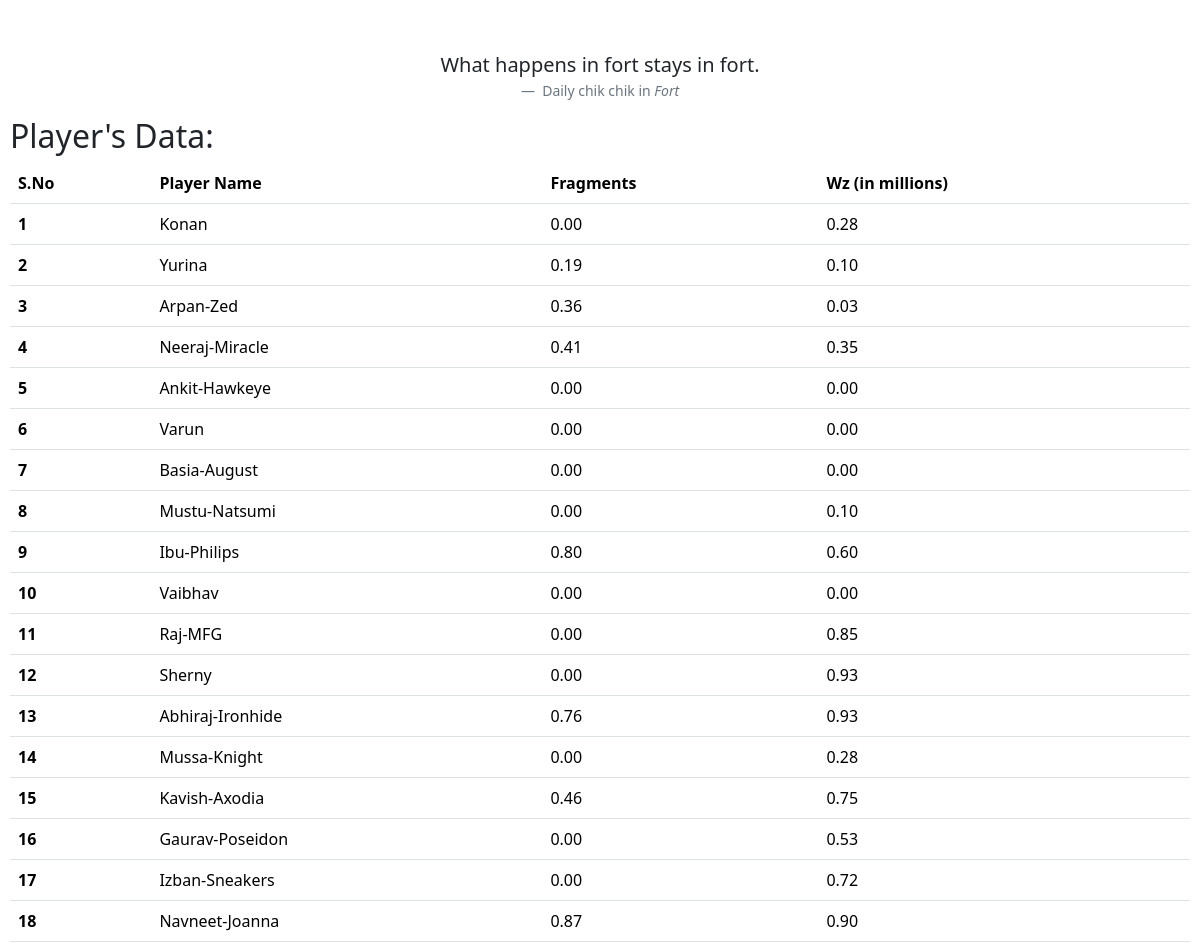
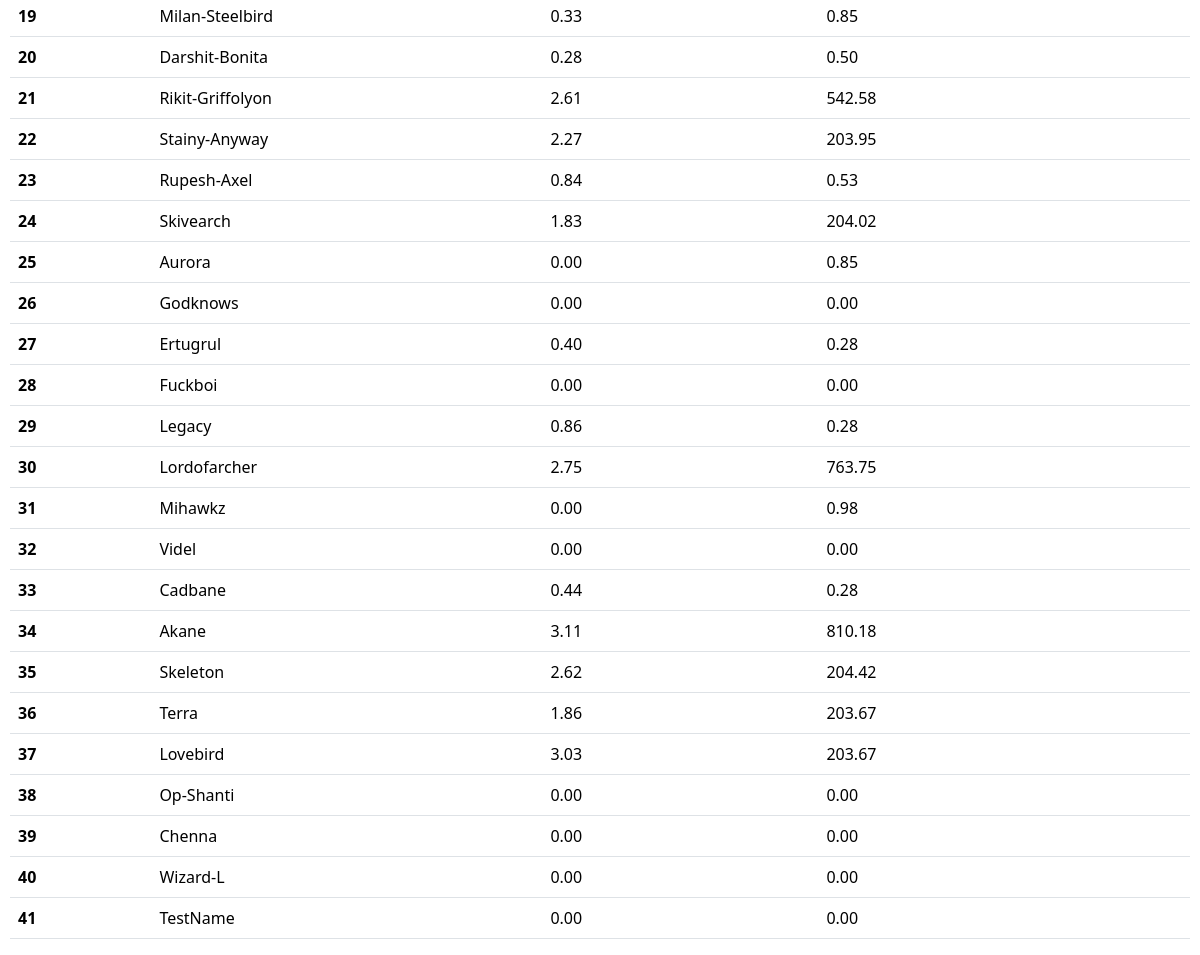
The page /info/ on the database as committed earlier (2 pictures, top to bottom).
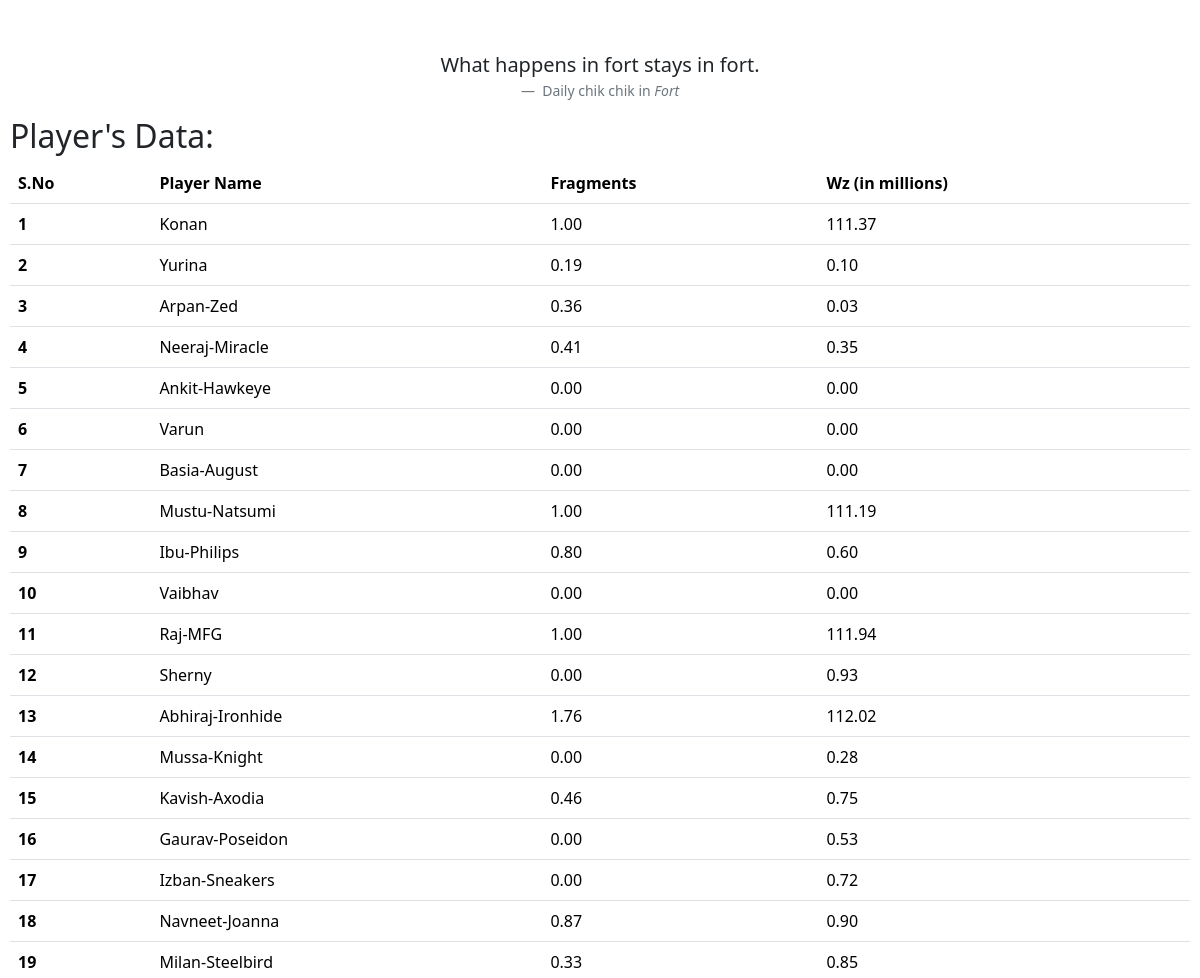
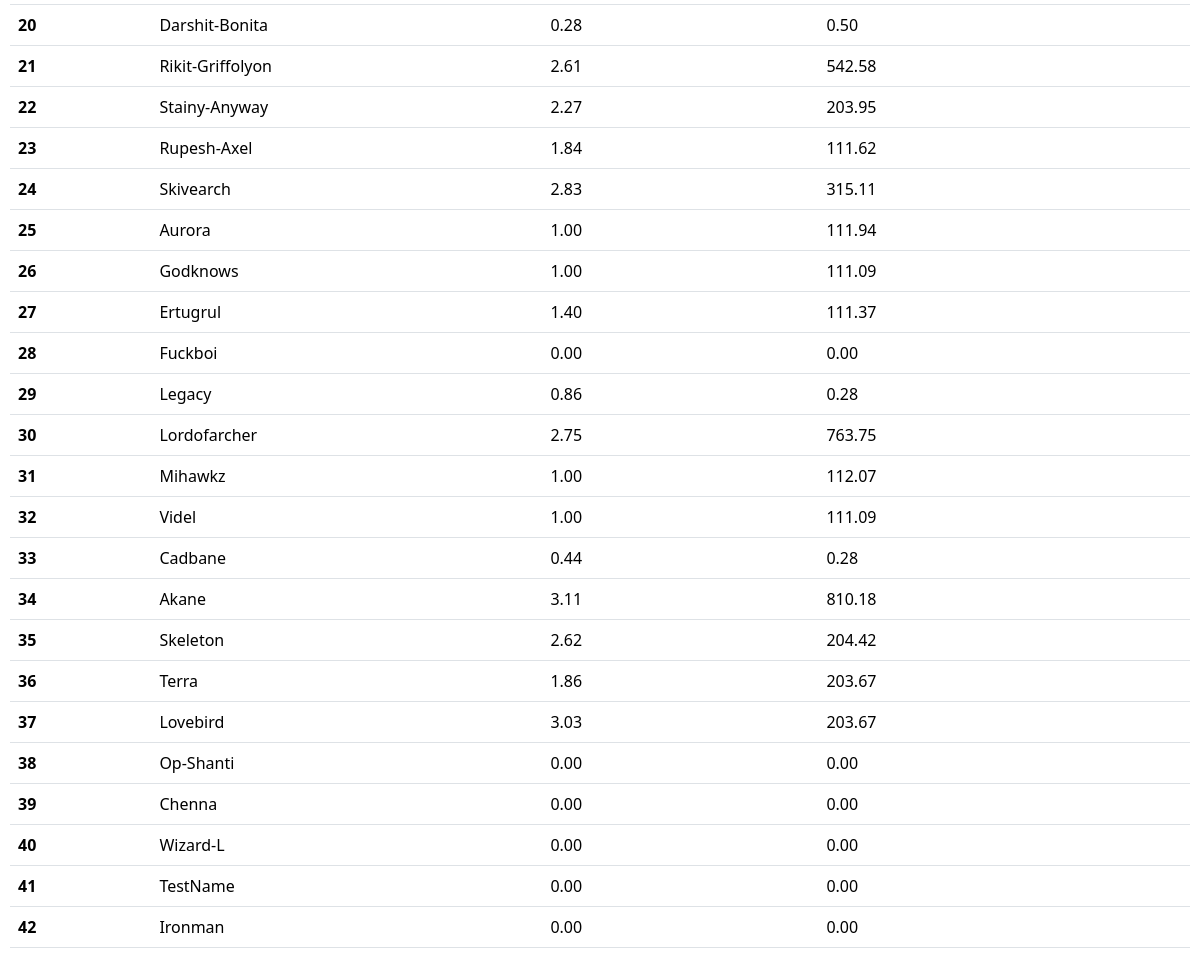
The same page on the database as committed later (2 pictures, top to bottom).
### fragments/models.py (models this page shows, shortened)
class players(models.Model):
    name = models.CharField(max_length=255,unique=True)
    fragNo = models.DecimalField(max_digits=10, decimal_places=2, validators=[MinValueValidator(0)])
    wz = models.DecimalField(max_digits=10, decimal_places=2, validators=[MinValueValidator(0)])

### fragments/views.py (the view)
# urls.py: path('info/', views.list_all, name='listAll'),
def list_all(request):
    allData=players.objects.all()
    return render(request,'fragments/list.html',{"data":allData})

### fragments/templates/fragments/list.html (shortened to what this page needs)
<!DOCTYPE html>
<html lang="en">
<head>
    <link href="https://cdn.jsdelivr.net/npm/bootstrap@5.3.3/dist/css/bootstrap.min.css" rel="stylesheet">
</head>
<body>
    <div class="container-table" style="margin-top: 50px; margin-left: 10px; margin-right: 10px;">
      <figure class="text-center">
        <blockquote class="blockquote">
          <p>What happens in fort stays in fort.</p>
        </blockquote>
        <figcaption class="blockquote-footer">
          Daily chik chik in <cite title="Source Title">Fort</cite>
        </figcaption>
      </figure>
        <table class="table">
          <h2>Player's Data:</h2>
          {% if data|length == 0 %}
          <div class="alert alert-secondary" role="alert">
            No records found!
          </div>
          {% else %}
          <thead>
            <tr>
              <th scope="col">S.No</th>
              <th scope="col">Player Name</th>
              <th scope="col">Fragments</th>
              <th scope="col">Wz (in millions)</th>
            </tr>
          </thead>
          <tbody>
            {% for d in data %}
            <tr>
              <th scope="row">{{ forloop.counter }}</th>
              <td>{{ d.name }}</td>
              <td>{{ d.fragNo }}</td>
              <td>{{ d.wz }}</td>
            </tr>
            {% endfor %}
          </tbody>
          {% endif %}
        </table>
      </div>
</body>
</html>

Rows that differ between the two databases and show on the page:
changed players "Konan": fragNo "0.00" → "1.00"; wz "0.28" → "111.37"
changed players "Mustu-Natsumi": fragNo "0.00" → "1.00"; wz "0.10" → "111.19"
changed players "Raj-MFG": fragNo "0.00" → "1.00"; wz "0.85" → "111.94"
changed players "Abhiraj-Ironhide": fragNo "0.76" → "1.76"; wz "0.93" → "112.02"
changed players "Rupesh-Axel": fragNo "0.84" → "1.84"; wz "0.53" → "111.62"
changed players "Skivearch": fragNo "1.83" → "2.83"; wz "204.02" → "315.11"
changed players "Aurora": fragNo "0.00" → "1.00"; wz "0.85" → "111.94"
changed players "Godknows": fragNo "0.00" → "1.00"; wz "0.00" → "111.09"
changed players "Ertugrul": fragNo "0.40" → "1.40"; wz "0.28" → "111.37"
changed players "Mihawkz": fragNo "0.00" → "1.00"; wz "0.98" → "112.07"
changed players "Videl": fragNo "0.00" → "1.00"; wz "0.00" → "111.09"
added players: name "Ironman", fragNo "0.00", wz "0.00"
